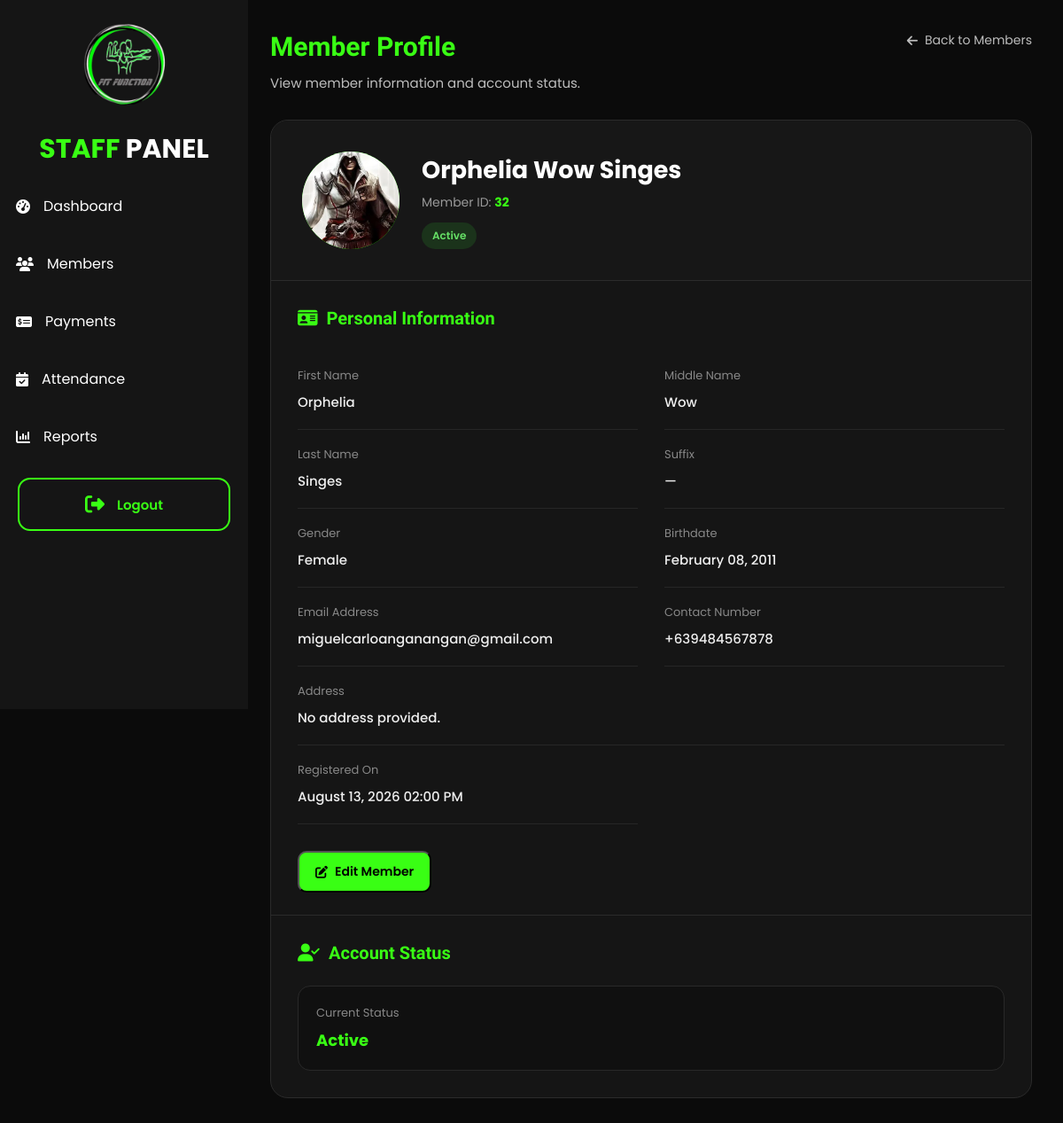
Page /member_view_staff.php?id=32 (signed in) on the earlier database version.
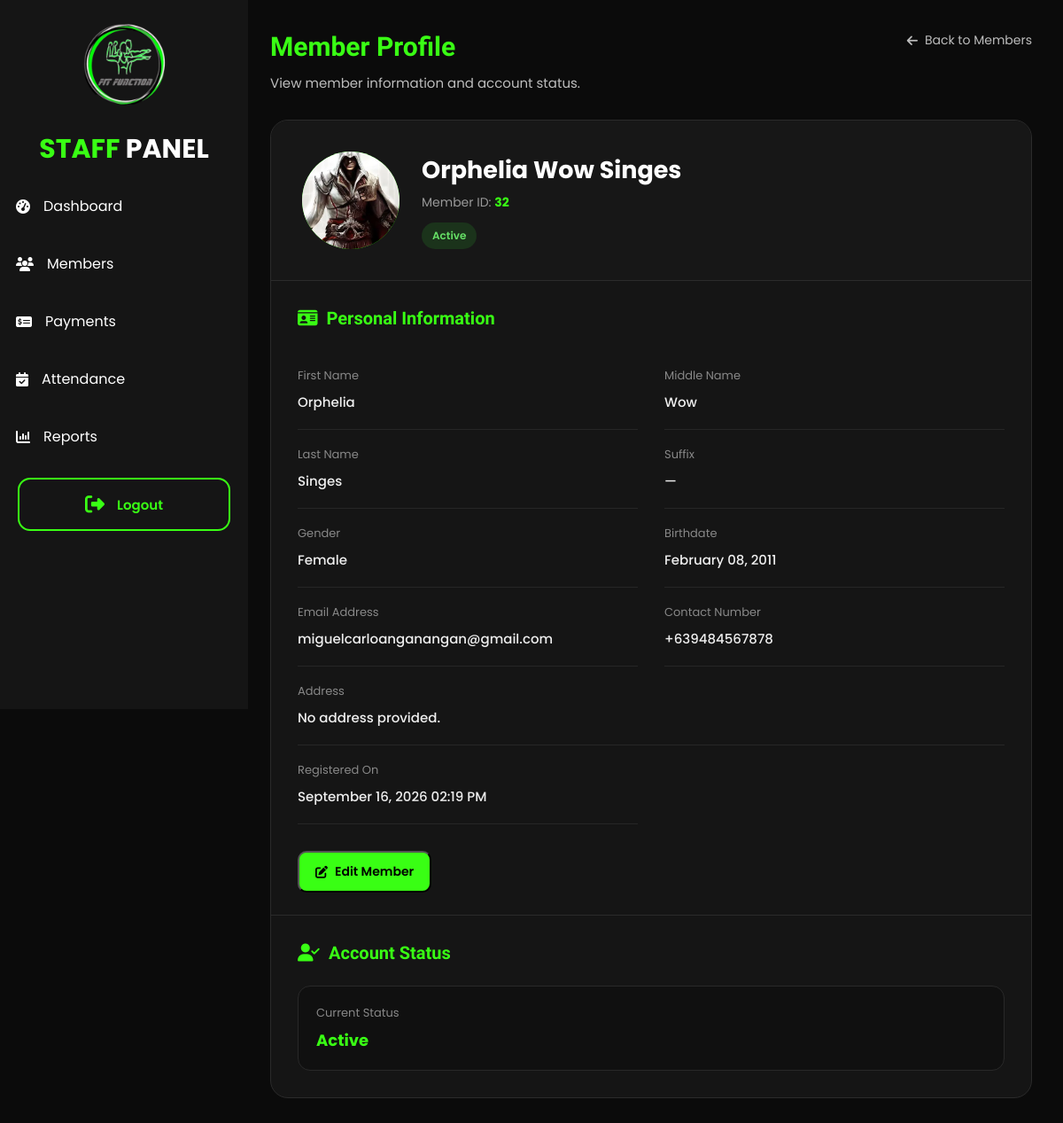
Same page on the later database version.
### tables this page shows
CREATE TABLE `signup` (
  `id` int(100) NOT NULL,
  `first_name` varchar(100) NOT NULL,
  `middlename` varchar(100) DEFAULT NULL,
  `last_name` varchar(100) NOT NULL,
  `suffix` varchar(20) DEFAULT NULL,
  `email` varchar(150) NOT NULL,
  `contact_number` varchar(30) NOT NULL,
  `gender` enum('Male','Female','Rather not say') NOT NULL,
  `birthdate` date NOT NULL,
  `password` varchar(255) NOT NULL,
  `created_at` timestamp NOT NULL DEFAULT CURRENT_TIMESTAMP ON UPDATE CURRENT_TIMESTAMP,
  `verification_code` varchar(6) NOT NULL,
  `verification_expiry` datetime NOT NULL,
  `email_verified` tinyint(1) NOT NULL DEFAULT '0',
  `status` varchar(20) NOT NULL DEFAULT 'Pending',
  `address` varchar(255) DEFAULT NULL,
  `profile_picture` varchar(255) DEFAULT NULL,
  `qr_token` varchar(64) DEFAULT NULL
);

### member_view_staff.php (the view, shortened to what the changed rows need)
<?php
require_once("includes/staff_auth.php");
$member_id = (int)$_GET['id'];
$stmt = $con->prepare("
    SELECT
        id,
        first_name,
        middlename,
        last_name,
        suffix,
        email,
        contact_number,
        gender,
        birthdate,
        status,
        address,
        profile_picture,
        created_at
    FROM signup
    WHERE id = ?
    LIMIT 1
");
$stmt->bind_param("i", $member_id);
$stmt->execute();
$result = $stmt->get_result();
$member = $result->fetch_assoc();
$fullName = $member['first_name'];
if(!empty($member['middlename'])){
    $fullName .= " " . $member['middlename'];
}
$fullName .= " " . $member['last_name'];
$profilePicture = "";
if(!empty($member['profile_picture'])){
    $profilePicture = $member['profile_picture'];
}
?>
<!DOCTYPE html>
<html lang="en">
<head>
<link
rel="stylesheet"
href="https://cdnjs.cloudflare.com/ajax/libs/font-awesome/6.7.2/css/all.min.css">
<link
rel="stylesheet"
href="assets/css/admin.css">
</head>
<body>
<div class="wrapper">
    <?php include("includes/staff_sidebar.php"); ?>
    <div class="main">
        <div class="member-view-content">
<div class="member-view-header">
    <div class="member-view-title">
        <h2>
            Member Profile
        </h2>
    </div>
</div>
            <div class="member-profile-card">
                <div class="member-profile-top">
                    <div class="large-member-avatar">
    <?php if(!empty($profilePicture)): ?>
        <img
    src="<?php echo htmlspecialchars($profilePicture); ?>"
    alt="Member Profile Picture"
>
    <?php else: ?>
        <i class="fa-solid fa-user"></i>
    <?php endif; ?>
</div>
                    <div class="member-profile-name">
                        <h1>
                            <?php echo htmlspecialchars($fullName); ?>
                        </h1>
                        <p>
                            Member ID:
                            <strong>
                                <?php echo $member['id']; ?>
                            </strong>
                        </p>
                        <?php
                        $statusClass =
                            strtolower($member['status']);
                        ?>
                        <span
                            class="member-status <?php echo $statusClass; ?>"
                        >
                            <?php
                            echo htmlspecialchars(
                                $member['status']
                            );
                            ?>
                        </span>
                    </div>
                </div>
                <div class="member-information">
                    <div class="member-info-grid">
                        <div class="member-info-item">
                            <span>
                                First Name
                            </span>
                            <strong>
                                <?php
                                echo htmlspecialchars(
                                    $member['first_name']
                                );
                                ?>
                            </strong>
                        </div>
                        <div class="member-info-item">
                            <span>
                                Middle Name
                            </span>
                            <strong>
                                <?php
                                echo !empty($member['middlename'])
                                    ? htmlspecialchars($member['middlename'])
                                    : "—";
                                ?>
                            </strong>
                        </div>
                        <div class="member-info-item">
                            <span>
                                Last Name
                            </span>
                            <strong>
                                <?php
                                echo htmlspecialchars(
                                    $member['last_name']
                                );
                                ?>
                            </strong>
                        </div>
                        <div class="member-info-item">
                            <span>
                                Gender
                            </span>
                            <strong>
                                <?php
                                echo htmlspecialchars(
                                    $member['gender']
                                );
                                ?>
                            </strong>
                        </div>
                        <div class="member-info-item">
                            <span>
                                Birthdate
                            </span>
                            <strong>
                                <?php
                                echo date(
                                    "F d, Y",
                                    strtotime($member['birthdate'])
                                );
                                ?>
                            </strong>
                        </div>
                        <div class="member-info-item">
                            <span>
                                Email Address
                            </span>
                            <strong>
                                <?php
                                echo htmlspecialchars(
                                    $member['email']
                                );
                                ?>
                            </strong>
                        </div>
                        <div class="member-info-item">
                            <span>
                                Contact Number
                            </span>
                            <strong>
                                <?php
                                echo htmlspecialchars(
                                    $member['contact_number']
                                );
                                ?>
                            </strong>
                        </div>
                        <div class="member-info-item">
                            <span>
                                Registered On
                            </span>
                            <strong>
                                <?php
                                echo date(
                                    "F d, Y h:i A",
                                    strtotime($member['created_at'])
                                );
                                ?>
                            </strong>
                        </div>
                    </div>
                </div>
                <div class="member-account-section">
                    <div class="account-status-box">
                        <div>
                            <span>
                                Current Status
                            </span>
                            <strong>
                                <?php
                                echo htmlspecialchars(
                                    $member['status']
                                );
                                ?>
                            </strong>
                        </div>
                        </div>
                    </div>
                </div>
            </div>
        </div>
    </div>
</body>
</html>

Differences in the rows shown:
changed signup "Orphelia Wow Singes": created_at "August 13, 2026 02:00 PM" → "September 16, 2026 02:19 PM"
